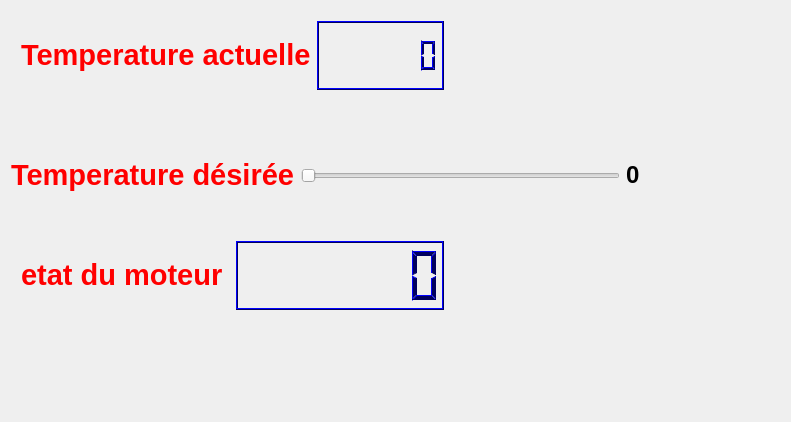
<?xml version="1.0" encoding="UTF-8"?>
<ui version="4.0">
 <class>Dialog</class>
 <widget class="QDialog" name="Dialog">
  <property name="geometry">
   <rect>
    <x>0</x>
    <y>0</y>
    <width>791</width>
    <height>422</height>
   </rect>
  </property>
  <property name="windowTitle">
   <string>Dialog</string>
  </property>
  <widget class="QWidget" name="layoutWidget">
   <property name="geometry">
    <rect>
     <x>10</x>
     <y>10</y>
     <width>445</width>
     <height>91</height>
    </rect>
   </property>
   <layout class="QHBoxLayout" name="horizontalLayout">
    <item>
     <widget class="QLabel" name="temp_label">
      <property name="text">
       <string>&lt;html&gt;&lt;head/&gt;&lt;body&gt;&lt;p&gt;&lt;span style=&quot; font-size:22pt; font-weight:600; color:#ff0000;&quot;&gt;Temperature actuelle&lt;/span&gt;&lt;/p&gt;&lt;/body&gt;&lt;/html&gt;</string>
      </property>
     </widget>
    </item>
    <item>
     <widget class="QLCDNumber" name="temp_lcdNumber">
      <property name="palette">
       <palette>
        <active>
         <colorrole role="WindowText">
          <brush brushstyle="SolidPattern">
           <color alpha="255">
            <red>0</red>
            <green>0</green>
            <blue>94</blue>
           </color>
          </brush>
         </colorrole>
         <colorrole role="Light">
          <brush brushstyle="SolidPattern">
           <color alpha="255">
            <red>0</red>
            <green>0</green>
            <blue>255</blue>
           </color>
          </brush>
         </colorrole>
         <colorrole role="Dark">
          <brush brushstyle="SolidPattern">
           <color alpha="255">
            <red>0</red>
            <green>0</green>
            <blue>94</blue>
           </color>
          </brush>
         </colorrole>
         <colorrole role="Text">
          <brush brushstyle="SolidPattern">
           <color alpha="255">
            <red>60</red>
            <green>60</green>
            <blue>60</blue>
           </color>
          </brush>
         </colorrole>
         <colorrole role="ButtonText">
          <brush brushstyle="SolidPattern">
           <color alpha="255">
            <red>76</red>
            <green>76</green>
            <blue>76</blue>
           </color>
          </brush>
         </colorrole>
        </active>
        <inactive>
         <colorrole role="WindowText">
          <brush brushstyle="SolidPattern">
           <color alpha="255">
            <red>0</red>
            <green>0</green>
            <blue>94</blue>
           </color>
          </brush>
         </colorrole>
         <colorrole role="Light">
          <brush brushstyle="SolidPattern">
           <color alpha="255">
            <red>0</red>
            <green>0</green>
            <blue>255</blue>
           </color>
          </brush>
         </colorrole>
         <colorrole role="Dark">
          <brush brushstyle="SolidPattern">
           <color alpha="255">
            <red>0</red>
            <green>0</green>
            <blue>94</blue>
           </color>
          </brush>
         </colorrole>
         <colorrole role="Text">
          <brush brushstyle="SolidPattern">
           <color alpha="255">
            <red>60</red>
            <green>60</green>
            <blue>60</blue>
           </color>
          </brush>
         </colorrole>
         <colorrole role="ButtonText">
          <brush brushstyle="SolidPattern">
           <color alpha="255">
            <red>76</red>
            <green>76</green>
            <blue>76</blue>
           </color>
          </brush>
         </colorrole>
        </inactive>
        <disabled>
         <colorrole role="WindowText">
          <brush brushstyle="SolidPattern">
           <color alpha="255">
            <red>0</red>
            <green>0</green>
            <blue>94</blue>
           </color>
          </brush>
         </colorrole>
         <colorrole role="Light">
          <brush brushstyle="SolidPattern">
           <color alpha="255">
            <red>0</red>
            <green>0</green>
            <blue>255</blue>
           </color>
          </brush>
         </colorrole>
         <colorrole role="Dark">
          <brush brushstyle="SolidPattern">
           <color alpha="255">
            <red>0</red>
            <green>0</green>
            <blue>94</blue>
           </color>
          </brush>
         </colorrole>
         <colorrole role="Text">
          <brush brushstyle="SolidPattern">
           <color alpha="255">
            <red>0</red>
            <green>0</green>
            <blue>94</blue>
           </color>
          </brush>
         </colorrole>
         <colorrole role="ButtonText">
          <brush brushstyle="SolidPattern">
           <color alpha="255">
            <red>0</red>
            <green>0</green>
            <blue>94</blue>
           </color>
          </brush>
         </colorrole>
        </disabled>
       </palette>
      </property>
      <property name="digitCount">
       <number>7</number>
      </property>
     </widget>
    </item>
   </layout>
  </widget>
  <widget class="QWidget" name="layoutWidget">
   <property name="geometry">
    <rect>
     <x>0</x>
     <y>130</y>
     <width>651</width>
     <height>91</height>
    </rect>
   </property>
   <layout class="QHBoxLayout" name="horizontalLayout_2">
    <item>
     <widget class="QLabel" name="label">
      <property name="text">
       <string>&lt;html&gt;&lt;head/&gt;&lt;body&gt;&lt;p&gt;&lt;span style=&quot; font-size:22pt; font-weight:600; color:#ff0000;&quot;&gt;Temperature désirée&lt;/span&gt;&lt;/p&gt;&lt;/body&gt;&lt;/html&gt;</string>
      </property>
     </widget>
    </item>
    <item>
     <widget class="QSlider" name="horizontalSlider">
      <property name="sizePolicy">
       <sizepolicy hsizetype="Expanding" vsizetype="Maximum">
        <horstretch>0</horstretch>
        <verstretch>0</verstretch>
       </sizepolicy>
      </property>
      <property name="minimum">
       <number>25</number>
      </property>
      <property name="maximum">
       <number>125</number>
      </property>
      <property name="orientation">
       <enum>Qt::Horizontal</enum>
      </property>
     </widget>
    </item>
    <item>
     <widget class="QLabel" name="temDesire_Label">
      <property name="text">
       <string>&lt;html&gt;&lt;head/&gt;&lt;body&gt;&lt;p&gt;&lt;span style=&quot; font-size:18pt; font-weight:700;&quot;&gt;0&lt;/span&gt;&lt;/p&gt;&lt;/body&gt;&lt;/html&gt;</string>
      </property>
     </widget>
    </item>
   </layout>
  </widget>
  <widget class="QWidget" name="layoutWidget">
   <property name="geometry">
    <rect>
     <x>10</x>
     <y>230</y>
     <width>445</width>
     <height>91</height>
    </rect>
   </property>
   <layout class="QHBoxLayout" name="horizontalLayout_3">
    <item>
     <widget class="QLabel" name="label_2">
      <property name="text">
       <string>&lt;html&gt;&lt;head/&gt;&lt;body&gt;&lt;p&gt;&lt;span style=&quot; font-size:22pt; font-weight:600; color:#ff0000;&quot;&gt;etat du moteur&lt;/span&gt;&lt;/p&gt;&lt;/body&gt;&lt;/html&gt;</string>
      </property>
     </widget>
    </item>
    <item>
     <widget class="QLCDNumber" name="motor_lcdNumber">
      <property name="palette">
       <palette>
        <active>
         <colorrole role="WindowText">
          <brush brushstyle="SolidPattern">
           <color alpha="255">
            <red>0</red>
            <green>0</green>
            <blue>94</blue>
           </color>
          </brush>
         </colorrole>
         <colorrole role="Light">
          <brush brushstyle="SolidPattern">
           <color alpha="255">
            <red>0</red>
            <green>0</green>
            <blue>255</blue>
           </color>
          </brush>
         </colorrole>
         <colorrole role="Dark">
          <brush brushstyle="SolidPattern">
           <color alpha="255">
            <red>0</red>
            <green>0</green>
            <blue>94</blue>
           </color>
          </brush>
         </colorrole>
         <colorrole role="Text">
          <brush brushstyle="SolidPattern">
           <color alpha="255">
            <red>60</red>
            <green>60</green>
            <blue>60</blue>
           </color>
          </brush>
         </colorrole>
         <colorrole role="ButtonText">
          <brush brushstyle="SolidPattern">
           <color alpha="255">
            <red>76</red>
            <green>76</green>
            <blue>76</blue>
           </color>
          </brush>
         </colorrole>
        </active>
        <inactive>
         <colorrole role="WindowText">
          <brush brushstyle="SolidPattern">
           <color alpha="255">
            <red>0</red>
            <green>0</green>
            <blue>94</blue>
           </color>
          </brush>
         </colorrole>
         <colorrole role="Light">
          <brush brushstyle="SolidPattern">
           <color alpha="255">
            <red>0</red>
            <green>0</green>
            <blue>255</blue>
           </color>
          </brush>
         </colorrole>
         <colorrole role="Dark">
          <brush brushstyle="SolidPattern">
           <color alpha="255">
            <red>0</red>
            <green>0</green>
            <blue>94</blue>
           </color>
          </brush>
         </colorrole>
         <colorrole role="Text">
          <brush brushstyle="SolidPattern">
           <color alpha="255">
            <red>60</red>
            <green>60</green>
            <blue>60</blue>
           </color>
          </brush>
         </colorrole>
         <colorrole role="ButtonText">
          <brush brushstyle="SolidPattern">
           <color alpha="255">
            <red>76</red>
            <green>76</green>
            <blue>76</blue>
           </color>
          </brush>
         </colorrole>
        </inactive>
        <disabled>
         <colorrole role="WindowText">
          <brush brushstyle="SolidPattern">
           <color alpha="255">
            <red>0</red>
            <green>0</green>
            <blue>94</blue>
           </color>
          </brush>
         </colorrole>
         <colorrole role="Light">
          <brush brushstyle="SolidPattern">
           <color alpha="255">
            <red>0</red>
            <green>0</green>
            <blue>255</blue>
           </color>
          </brush>
         </colorrole>
         <colorrole role="Dark">
          <brush brushstyle="SolidPattern">
           <color alpha="255">
            <red>0</red>
            <green>0</green>
            <blue>94</blue>
           </color>
          </brush>
         </colorrole>
         <colorrole role="Text">
          <brush brushstyle="SolidPattern">
           <color alpha="255">
            <red>0</red>
            <green>0</green>
            <blue>94</blue>
           </color>
          </brush>
         </colorrole>
         <colorrole role="ButtonText">
          <brush brushstyle="SolidPattern">
           <color alpha="255">
            <red>0</red>
            <green>0</green>
            <blue>94</blue>
           </color>
          </brush>
         </colorrole>
        </disabled>
       </palette>
      </property>
      <property name="digitCount">
       <number>7</number>
      </property>
     </widget>
    </item>
   </layout>
  </widget>
 </widget>
 <layoutdefault spacing="6" margin="11"/>
 <resources/>
 <connections/>
</ui>
